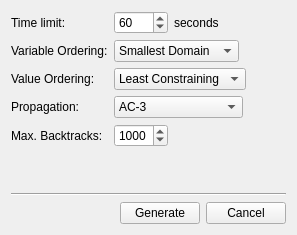
                    <widget class="QWidget" name="tabConstraint">
                        <attribute name="title">
                            <string>Constraint Propagation</string>
                        </attribute>
                        <layout class="QVBoxLayout">
                            <item>
                                <layout class="QFormLayout">
                                    <item row="0" column="0">
                                        <widget class="QLabel" name="labelConstraintTimeout">
                                            <property name="text">
                                                <string>Time limit:</string>
                                            </property>
                                        </widget>
                                    </item>
                                    <item row="0" column="1">
                                        <layout class="QHBoxLayout">
                                            <item>
                                                <widget class="QSpinBox" name="spinConstraintTimeout">
                                                    <property name="maximum">
                                                        <number>9999</number>
                                                    </property>
                                                    <property name="value">
                                                        <number>60</number>
                                                    </property>
                                                </widget>
                                            </item>
                                            <item>
                                                <widget class="QLabel" name="labelConstraintTimeoutUnit">
                                                    <property name="text">
                                                        <string>seconds</string>
                                                    </property>
                                                </widget>
                                            </item>
                                            <item>
                                                <spacer>
                                                    <property name="orientation">
                                                        <enum>Qt::Horizontal</enum>
                                                    </property>
                                                    <property name="sizeHint" stdset="0">
                                                        <size>
                                                            <width>40</width>
                                                            <height>20</height>
                                                        </size>
                                                    </property>
                                                </spacer>
                                            </item>
                                        </layout>
                                    </item>
                                    <item row="1" column="0">
                                        <widget class="QLabel" name="labelConstraintVariableOrdering">
                                            <property name="text">
                                                <string>Variable Ordering:</string>
                                            </property>
                                        </widget>
                                    </item>
                                    <item row="1" column="1">
                                        <layout class="QHBoxLayout">
                                            <item>
                                                <widget class="QComboBox" name="comboConstraintVariableOrdering">
                                                    <property name="currentIndex">
                                                        <number>0</number>
                                                    </property>
                                                    <item>
                                                        <property name="text">
                                                            <string>Smallest Domain</string>
                                                        </property>
                                                    </item>
                                                    <item>
                                                        <property name="text">
                                                            <string>Most Constrained</string>
                                                        </property>
                                                    </item>
                                                    <item>
                                                        <property name="text">
                                                            <string>Random</string>
                                                        </property>
                                                    </item>
                                                </widget>
                                            </item>
                                            <item>
                                                <spacer>
                                                    <property name="orientation">
                                                        <enum>Qt::Horizontal</enum>
                                                    </property>
                                                    <property name="sizeHint" stdset="0">
                                                        <size>
                                                            <width>40</width>
                                                            <height>20</height>
                                                        </size>
                                                    </property>
                                                </spacer>
                                            </item>
                                        </layout>
                                    </item>
                                    <item row="2" column="0">
                                        <widget class="QLabel" name="labelConstraintValueOrdering">
                                            <property name="text">
                                                <string>Value Ordering:</string>
                                            </property>
                                        </widget>
                                    </item>
                                    <item row="2" column="1">
                                        <layout class="QHBoxLayout">
                                            <item>
                                                <widget class="QComboBox" name="comboConstraintValueOrdering">
                                                    <property name="currentIndex">
                                                        <number>0</number>
                                                    </property>
                                                    <item>
                                                        <property name="text">
                                                            <string>Least Constraining</string>
                                                        </property>
                                                    </item>
                                                    <item>
                                                        <property name="text">
                                                            <string>Random</string>
                                                        </property>
                                                    </item>
                                                    <item>
                                                        <property name="text">
                                                            <string>Most Frequent</string>
                                                        </property>
                                                    </item>
                                                </widget>
                                            </item>
                                            <item>
                                                <spacer>
                                                    <property name="orientation">
                                                        <enum>Qt::Horizontal</enum>
                                                    </property>
                                                    <property name="sizeHint" stdset="0">
                                                        <size>
                                                            <width>40</width>
                                                            <height>20</height>
                                                        </size>
                                                    </property>
                                                </spacer>
                                            </item>
                                        </layout>
                                    </item>
                                    <item row="3" column="0">
                                        <widget class="QLabel" name="labelConstraintPropagation">
                                            <property name="text">
                                                <string>Propagation:</string>
                                            </property>
                                        </widget>
                                    </item>
                                    <item row="3" column="1">
                                        <layout class="QHBoxLayout">
                                            <item>
                                                <widget class="QComboBox" name="comboConstraintPropagation">
                                                    <property name="currentIndex">
                                                        <number>0</number>
                                                    </property>
                                                    <item>
                                                        <property name="text">
                                                            <string>AC-3</string>
                                                        </property>
                                                    </item>
                                                    <item>
                                                        <property name="text">
                                                            <string>MAC</string>
                                                        </property>
                                                    </item>
                                                    <item>
                                                        <property name="text">
                                                            <string>Forward Checking</string>
                                                        </property>
                                                    </item>
                                                </widget>
                                            </item>
                                            <item>
                                                <spacer>
                                                    <property name="orientation">
                                                        <enum>Qt::Horizontal</enum>
                                                    </property>
                                                    <property name="sizeHint" stdset="0">
                                                        <size>
                                                            <width>40</width>
                                                            <height>20</height>
                                                        </size>
                                                    </property>
                                                </spacer>
                                            </item>
                                        </layout>
                                    </item>
                                    <item row="4" column="0">
                                        <widget class="QLabel" name="labelConstraintMaxBacktracks">
                                            <property name="text">
                                                <string>Max. Backtracks:</string>
                                            </property>
                                        </widget>
                                    </item>
                                    <item row="4" column="1">
                                        <layout class="QHBoxLayout">
                                            <item>
                                                <widget class="QSpinBox" name="spinConstraintMaxBacktracks">
                                                    <property name="maximum">
                                                        <number>9999</number>
                                                    </property>
                                                    <property name="value">
                                                        <number>1000</number>
                                                    </property>
                                                </widget>
                                            </item>
                                            <item>
                                                <spacer>
                                                    <property name="orientation">
                                                        <enum>Qt::Horizontal</enum>
                                                    </property>
                                                    <property name="sizeHint" stdset="0">
                                                        <size>
                                                            <width>40</width>
                                                            <height>20</height>
                                                        </size>
                                                    </property>
                                                </spacer>
                                            </item>
                                        </layout>
                                    </item>
                                </layout>
                            </item>
                            <item>
                                <spacer>
                                    <property name="orientation">
                                        <enum>Qt::Vertical</enum>
                                    </property>
                                    <property name="sizeHint" stdset="0">
                                        <size>
                                            <width>20</width>
                                            <height>40</height>
                                        </size>
                                    </property>
                                </spacer>
                            </item>
                            <item>
                                <widget class="Line">
                                    <property name="orientation">
                                        <enum>Qt::Horizontal</enum>
                                    </property>
                                </widget>
                            </item>
                            <item>
                                <layout class="QHBoxLayout">
                                    <item>
                                        <spacer>
                                            <property name="orientation">
                                                <enum>Qt::Horizontal</enum>
                                            </property>
                                            <property name="sizeHint" stdset="0">
                                                <size>
                                                    <width>40</width>
                                                    <height>20</height>
                                                </size>
                                            </property>
                                        </spacer>
                                    </item>
                                    <item>
                                        <widget class="QPushButton" name="buttonConstraintGenerate">
                                            <property name="text">
                                                <string>Generate</string>
                                            </property>
                                        </widget>
                                    </item>
                                    <item>
                                        <widget class="QPushButton" name="buttonConstraintCancel">
                                            <property name="text">
                                                <string>Cancel</string>
                                            </property>
                                        </widget>
                                    </item>
                                </layout>
                            </item>
                        </layout>
                    </widget>
